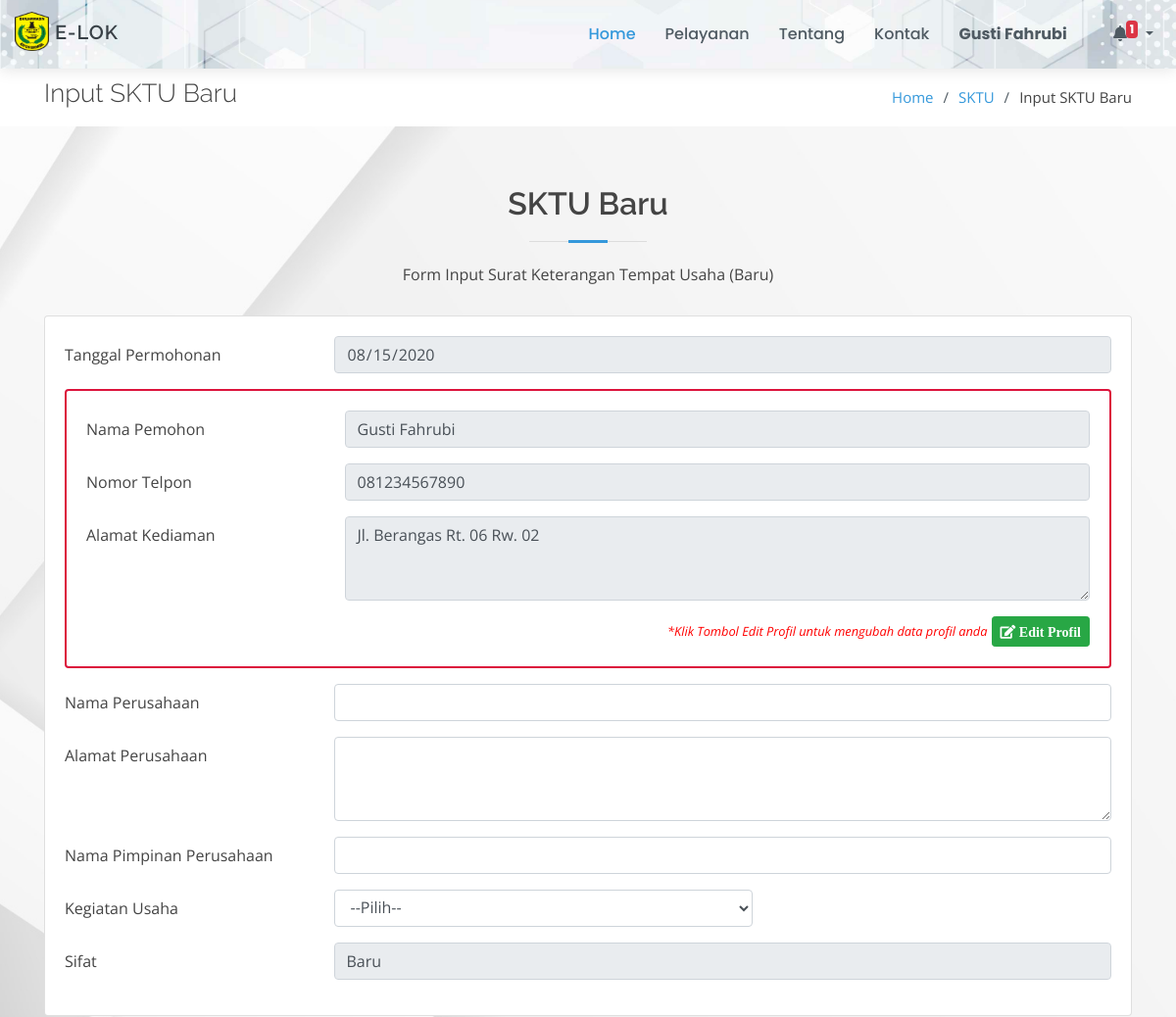
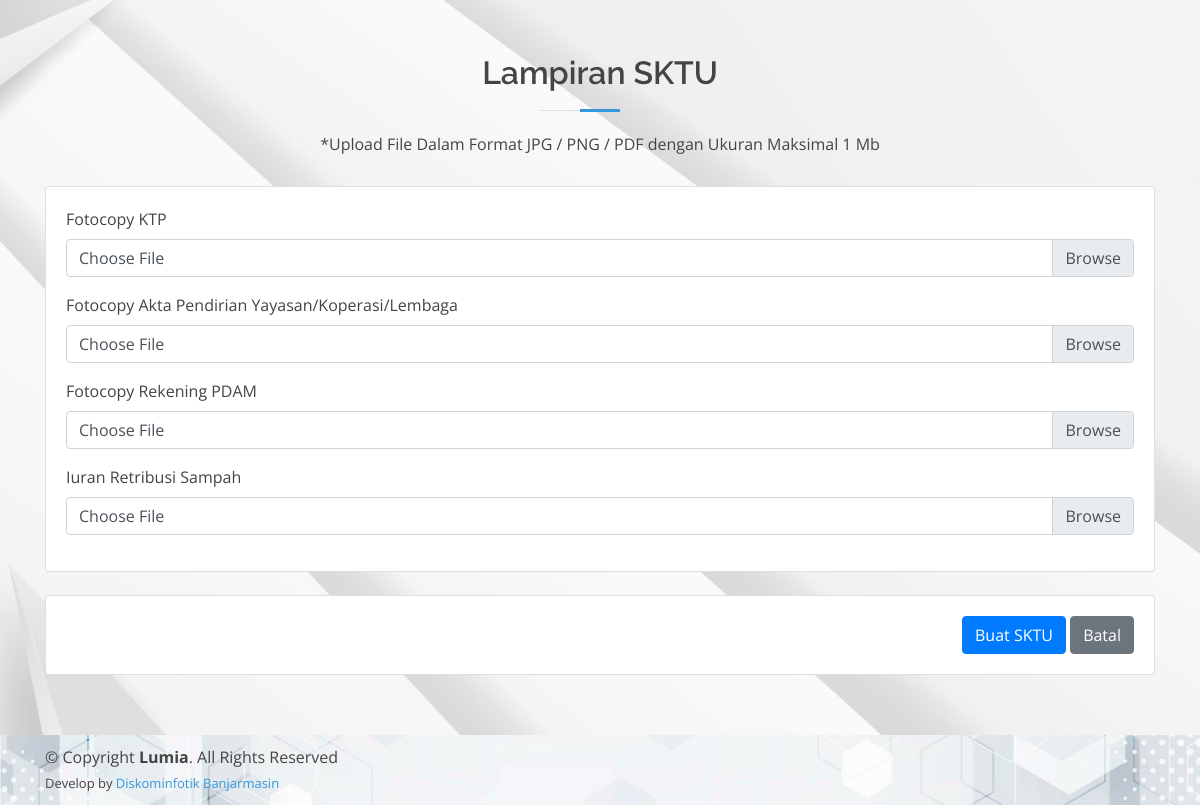
Screenshot of /page/sktu/input-sktu-baru (signed in) with the database file from the repository (2 pictures, top to bottom).
### tables this page shows
CREATE TABLE `masyarakat` (
  `id_masyarakat` int(11) NOT NULL,
  `nama` varchar(50) NOT NULL,
  `nik` varchar(25) NOT NULL,
  `tempat_lahir` varchar(50) NOT NULL,
  `tgl_lahir` date NOT NULL,
  `jk` varchar(12) NOT NULL,
  `agama` varchar(20) NOT NULL,
  `telpon` varchar(13) NOT NULL,
  `alamat` text NOT NULL,
  `password` text NOT NULL
);

CREATE TABLE `lampiran_sktu` (
  `id_lampiran` int(11) NOT NULL,
  `nama_lampiran` text NOT NULL,
  `keterangan` varchar(30) NOT NULL
);

### config/config.php (called while the page is built, shortened)
<?php
function base_url($url = null)
{
	$base_url = "http://localhost/layanan-kecamatan";
	if ($url != null) {
		return $base_url . "/" . $url;
	} else {
		return $base_url;
	}
}

### page/sktu/input-sktu-baru.php (the view, shortened to what this page needs)
<!DOCTYPE html>
<html lang="en">
<?php
include_once "../../config/config.php";
include_once "../../template/ui/head.php";
$idm      = $_SESSION['id_masyarakat'];
$data_mas = $koneksi->query("SELECT * FROM masyarakat WHERE id_masyarakat = '$idm'")->fetch_array();
?>
<body>
    <?php include_once "../../template/ui/header.php"; ?>
    <main id="main">
        <section id="breadcrumbs" class="breadcrumbs">
            <div class="container">
                <div class="d-flex justify-content-between align-items-center">
                    <h2>Input SKTU Baru</h2>
                    <ol>
                        <li><a href="<?= base_url(); ?>">Home</a></li>
                        <li><a href="<?= base_url('page/sktu'); ?>">SKTU</a></li>
                        <li>Input SKTU Baru</li>
                    </ol>
                </div>
            </div>
        </section>
        <section id="services" class="services graform">
            <div class="container">
                <div class="section-title">
                    <h2>SKTU Baru</h2>
                    <p>Form Input Surat Keterangan Tempat Usaha (Baru)</p>
                </div>
                <form action="" method="POST" enctype="multipart/form-data">
                    <div class="row">
                        <div class="col-md-12">
                            <div class="card">
                                <div class="card-body">
                                    <div class="form-group row">
                                        <label for="tgl" class="col-sm-3 col-form-label">Tanggal Permohonan</label>
                                        <div class="col-sm-9">
                                            <input type="date" class="form-control" id="tgl" name="tgl" value="<?= date('Y-m-d'); ?>" required readonly>
                                        </div>
                                    </div>
                                    <div class="card mb-3" style="border: 2px solid crimson;">
                                        <div class="card-body">
                                            <div class="form-group row">
                                                <label for="nama_pemohon" class="col-sm-3 col-form-label">Nama Pemohon</label>
                                                <div class="col-sm-9">
                                                    <input type="text" class="form-control" id="nama_pemohon" name="nama_pemohon" value="<?= $data_mas['nama']; ?>" required readonly>
                                                </div>
                                            </div>
                                            <div class="form-group row">
                                                <label for="no_telp" class="col-sm-3 col-form-label">Nomor Telpon</label>
                                                <div class="col-sm-9">
                                                    <input type="text" class="form-control" id="no_telp" name="no_telp" onkeypress="return Angkasaja(event)" value="<?= $data_mas['telpon']; ?>" required readonly>
                                                </div>
                                            </div>
                                            <div class="form-group row">
                                                <label for="alamat_kediaman" class="col-sm-3 col-form-label">Alamat Kediaman</label>
                                                <div class="col-sm-9">
                                                    <textarea class="form-control" name="alamat_kediaman" id="alamat_kediaman" rows="3" required readonly><?= $data_mas['alamat']; ?></textarea>
                                                </div>
                                            </div>
                                            <div class="justify-content-between text-right" style="color: red; font-style: italic;">
                                                <small>*Klik Tombol Edit Profil untuk mengubah data profil anda</small> <a href="<?= base_url('profil') ?>" class="btn btn-success btn-sm"><i class="fa fa-edit"> Edit Profil</i></a>
                                            </div>
                                        </div>
                                    </div>
                                    <div class="form-group row">
                                        <label for="nama_perusahaan" class="col-sm-3 col-form-label">Nama Perusahaan</label>
                                        <div class="col-sm-9">
                                            <input type="text" class="form-control" id="nama_perusahaan" name="nama_perusahaan" required>
                                        </div>
                                    </div>
                                    <div class="form-group row">
                                        <label for="alamat_perusahaan" class="col-sm-3 col-form-label">Alamat Perusahaan</label>
                                        <div class="col-sm-9">
                                            <textarea class="form-control" name="alamat_perusahaan" id="alamat_perusahaan" rows="3" required></textarea>
                                        </div>
                                    </div>
                                    <div class="form-group row">
                                        <label for="nama_pimpinan_perusahaan" class="col-sm-3 col-form-label">Nama Pimpinan Perusahaan</label>
                                        <div class="col-sm-9">
                                            <input type="text" class="form-control" id="nama_pimpinan_perusahaan" name="nama_pimpinan_perusahaan" required>
                                        </div>
                                    </div>
                                    <div class="form-group row">
                                        <label for="kegiatan_usaha" class="col-sm-3 col-form-label">Kegiatan Usaha</label>
                                        <div class="col-sm-5">
                                            <select class="form-control" name="kegiatan_usaha" id="kegiatan_usaha" required>
                                                <option value="">--Pilih--</option>
                                            </select>
                                        </div>
                                    </div>
                                    <div class="form-group row">
                                        <label for="sifat" class="col-sm-3 col-form-label">Sifat</label>
                                        <div class="col-sm-9">
                                            <input type="text" class="form-control" name="sifat" value="Baru" readonly require>
                                        </div>
                                    </div>
                                </div>
                            </div>
                        </div>
                    </div>
                    <div class="section-title" style="margin-top: 5%;">
                        <h2>Lampiran SKTU</h2>
                        <p>*Upload File Dalam Format JPG / PNG / PDF dengan Ukuran Maksimal 1 Mb</p>
                    </div>
                    <div class="row">
                        <div class="col-md-12">
                            <div class="card">
                                <div class="card-body">
                                    <?php
                                    $datalampiran = $koneksi->query("SELECT * FROM lampiran_sktu WHERE keterangan LIKE '%Baru%' ORDER BY id_lampiran ASC");
                                    foreach ($datalampiran as $lampiran) {
                                    ?>
                                        <div class="form-group">
                                            <label><?= $lampiran['nama_lampiran'] ?></label>
                                            <div class="custom-file">
                                                <label class="custom-file-label">Choose File</label>
                                            </div>
                                        </div>
                                    <?php } ?>
                                </div>
                            </div>
                        </div>
                        <div class="col-md-12" style="margin-top: 2%; text-align: right;">
                            <div class="card">
                                <div class="card-body">
                                    <button type="button" id="submit" class="btn btn-primary">Buat SKTU</button>
                                    <a href="<?= base_url('page/sktu') ?>" class="btn btn-secondary">Batal</a>
                                </div>
                            </div>
                        </div>
                    </div>
                </form>
            </div>
        </section>
    </main>
    <?php include_once "../../template/ui/footer.php"; ?>
</body>
</html>

### assets/ui/assets/css/style.css (style rules this page uses)
body { font-family: "Open Sans", sans-serif; color: #444444; }
a { color: #3498db; }
h1, h2, h3, h4, h5, h6 { font-family: "Raleway", sans-serif; }
section { padding: 60px 0; }
.section-title { text-align: center; padding-bottom: 30px; }
.section-title h2 { font-size: 32px; font-weight: 600; margin-bottom: 20px; padding-bottom: 20px; position: relative; }
.section-title h2::before { content: ''; position: absolute; display: block; width: 120px; height: 1px; background: #ddd; bottom: 1px; left: calc(50% - 60px); }
.section-title h2::after { content: ''; position: absolute; display: block; width: 40px; height: 3px; background: #3498db; bottom: 0; left: calc(50% - 20px); }
.section-title p { margin-bottom: 0; }
.breadcrumbs { padding: 10px 0; margin-top: 70px; background-color: #fff; }
.breadcrumbs h2 { font-size: 26px; font-weight: 300; }
.breadcrumbs ol { display: flex; flex-wrap: wrap; list-style: none; padding: 0; margin: 0; font-size: 15px; }
.breadcrumbs ol li+li { padding-left: 10px; }
.breadcrumbs ol li+li::before { display: inline-block; padding-right: 10px; color: #4f5a62; content: "/"; }
.graform { background: url('../../../bg-cover/putih2.jpg') center center no-repeat; background-size: cover; position: relative; }

### rows the page displays
masyarakat: nama_pemohon "Gusti Fahrubi", no_telp "081234567890", alamat_kediaman "Jl. Berangas Rt. 06 Rw. 02"
lampiran_sktu: nama_lampiran "Fotocopy KTP"
lampiran_sktu: nama_lampiran "Fotocopy Akta Pendirian Yayasan/Koperasi/Lembaga"
lampiran_sktu: nama_lampiran "Fotocopy Rekening PDAM"
lampiran_sktu: nama_lampiran "Iuran Retribusi Sampah"

### other values shown
$_SESSION['nama'] "Gusti Fahrubi"
$jmltotal "1"
